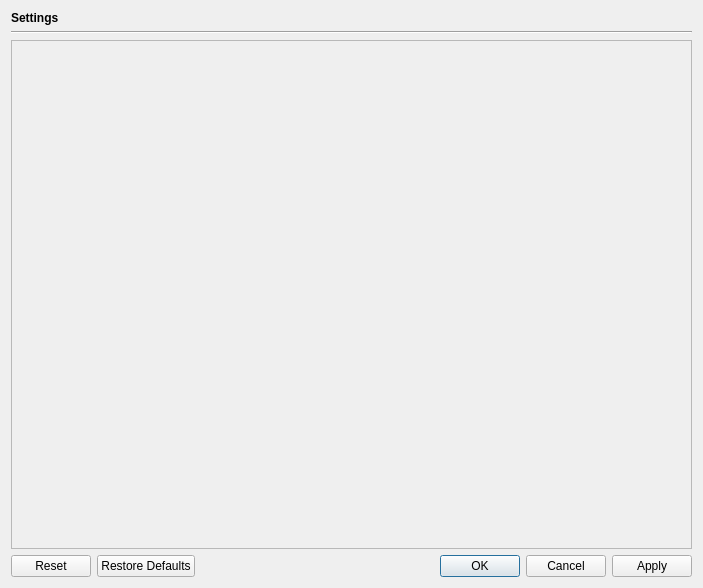
<ui version="4.0" >
 <class>SettingsPageDlg</class>
 <widget class="QDialog" name="SettingsPageDlg" >
  <property name="geometry" >
   <rect>
    <x>0</x>
    <y>0</y>
    <width>703</width>
    <height>588</height>
   </rect>
  </property>
  <property name="windowTitle" >
   <string>Configure Quassel</string>
  </property>
  <property name="windowIcon" >
   <iconset>
    <normaloff>:/16x16/actions/configure</normaloff>:/16x16/actions/configure</iconset>
  </property>
  <layout class="QVBoxLayout" >
   <item>
    <widget class="QLabel" name="pageTitle" >
     <property name="font" >
      <font>
       <weight>75</weight>
       <bold>true</bold>
      </font>
     </property>
     <property name="text" >
      <string>Settings</string>
     </property>
    </widget>
   </item>
   <item>
    <widget class="Line" name="line" >
     <property name="orientation" >
      <enum>Qt::Horizontal</enum>
     </property>
    </widget>
   </item>
   <item>
    <widget class="QScrollArea" name="settingsFrame" >
     <property name="sizePolicy" >
      <sizepolicy vsizetype="Expanding" hsizetype="Expanding" >
       <horstretch>0</horstretch>
       <verstretch>0</verstretch>
      </sizepolicy>
     </property>
     <property name="frameShape" >
      <enum>QFrame::StyledPanel</enum>
     </property>
     <property name="frameShadow" >
      <enum>QFrame::Sunken</enum>
     </property>
    </widget>
   </item>
   <item>
    <widget class="QDialogButtonBox" name="buttonBox" >
     <property name="orientation" >
      <enum>Qt::Horizontal</enum>
     </property>
     <property name="standardButtons" >
      <set>QDialogButtonBox::Apply|QDialogButtonBox::Cancel|QDialogButtonBox::Ok|QDialogButtonBox::Reset|QDialogButtonBox::RestoreDefaults</set>
     </property>
    </widget>
   </item>
  </layout>
 </widget>
 <resources/>
 <connections/>
</ui>
